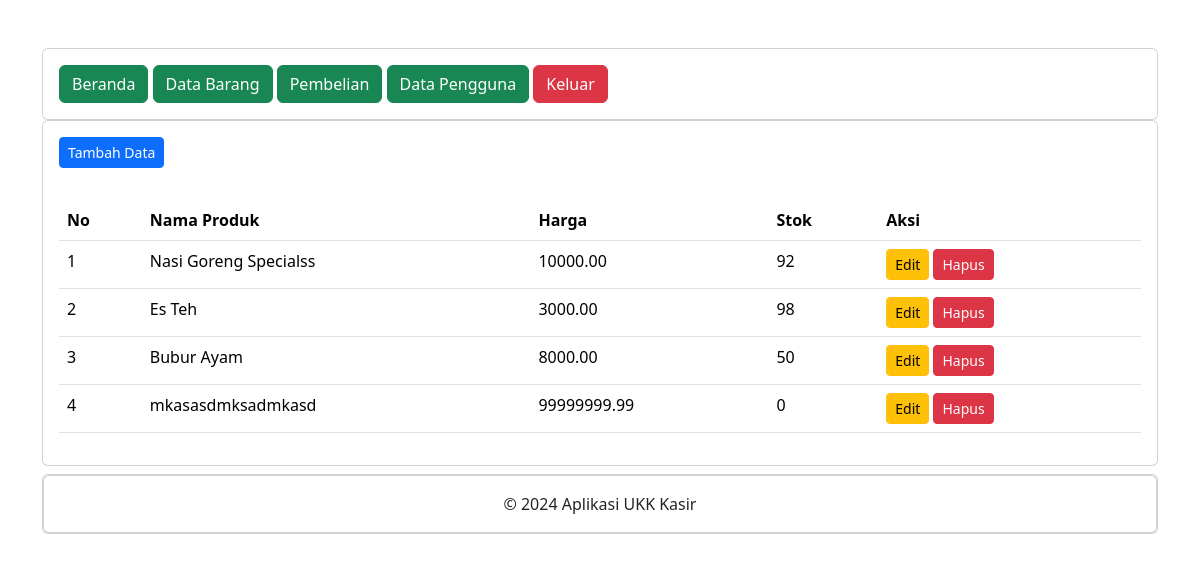
Page /administrator/data_barang.php (signed in) on the committed database.
### tables this page shows
CREATE TABLE `produk` (
  `id_produk` int(11) NOT NULL,
  `nama_produk` varchar(255) NOT NULL,
  `harga` decimal(10,2) NOT NULL,
  `stok` int(11) NOT NULL
);

### administrator/data_barang.php (the view, shortened to what this page needs)
<?php
include 'header.php';
include 'navbar.php';
?>
<div class="card mt">
  <div class="card-body">
    <button type="button" class="btn btn-primary btn-sm" data-bs-toggle="modal" data-bs-target="#tambah-data">Tambah Data</button>
  </div>
  <div class="card-body">
    <table class="table">
      <thead>
        <tr>
          <th>No</th>
          <th>Nama Produk</th>
          <th>Harga</th>
          <th>Stok</th>
          <th>Aksi</th>
        </tr>
      </thead>
      <tbody>
        <?php
        include '../koneksi.php';
        $no = 1;
        $data = mysqli_query($koneksi, "SELECT * FROM produk");
        while ($d = mysqli_fetch_array($data)) : ?>
        <tr>
          <td><?php echo $no++ ?></td>
          <td><?php echo $d['nama_produk'] ?></td>
          <td><?php echo $d['harga'] ?></td>
          <td><?php echo $d['stok'] ?></td>
          <td>
            <button type="button" class="btn btn-warning btn-sm" data-bs-toggle="modal" data-bs-target="#edit-data-<?php echo $d['id_produk']; ?>">Edit</button>
            <button type="button" class="btn btn-danger btn-sm" data-bs-toggle="modal" data-bs-target="#hapus-data-<?php echo $d['id_produk']; ?>">Hapus</button>
          </td>
        </tr>
        <?php endwhile ?>
      </tbody>
    </table>
  </div>
</div>
<?php
include 'footer.php';
?>

### rows in the picture
produk: nama_produk "Nasi Goreng Specialss", harga "10000.00", stok "92"
produk: nama_produk "Es Teh", harga "3000.00", stok "98"
produk: nama_produk "Bubur Ayam", harga "8000.00", stok "50"
produk: nama_produk "mkasasdmksadmkasd", harga "99999999.99", stok "0"
